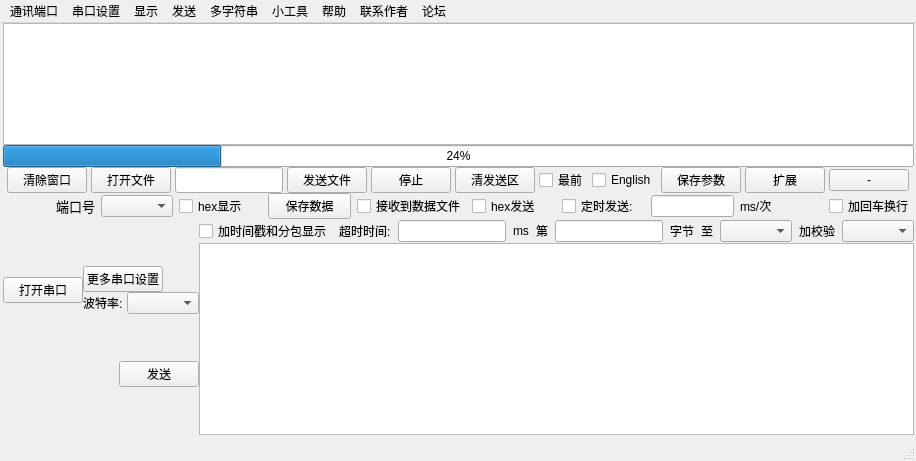
<?xml version="1.0" encoding="UTF-8"?>
<ui version="4.0">
 <class>MainWindow</class>
 <widget class="QMainWindow" name="MainWindow">
  <property name="geometry">
   <rect>
    <x>0</x>
    <y>0</y>
    <width>916</width>
    <height>461</height>
   </rect>
  </property>
  <property name="windowTitle">
   <string>sscom</string>
  </property>
  <widget class="QWidget" name="centralwidget">
   <layout class="QGridLayout" name="gridLayout" rowstretch="7,0,0">
    <property name="leftMargin">
     <number>3</number>
    </property>
    <property name="topMargin">
     <number>0</number>
    </property>
    <property name="rightMargin">
     <number>2</number>
    </property>
    <property name="bottomMargin">
     <number>4</number>
    </property>
    <property name="spacing">
     <number>0</number>
    </property>
    <item row="2" column="0">
     <layout class="QVBoxLayout" name="verticalLayout_5" stretch="7,0">
      <property name="sizeConstraint">
       <enum>QLayout::SetFixedSize</enum>
      </property>
      <item>
       <layout class="QVBoxLayout" name="verticalLayout">
        <item>
         <layout class="QHBoxLayout" name="horizontalLayout">
          <item>
           <widget class="QPushButton" name="clearwin">
            <property name="sizePolicy">
             <sizepolicy hsizetype="Maximum" vsizetype="Fixed">
              <horstretch>0</horstretch>
              <verstretch>0</verstretch>
             </sizepolicy>
            </property>
            <property name="text">
             <string>清除窗口</string>
            </property>
           </widget>
          </item>
          <item>
           <widget class="QPushButton" name="openfile">
            <property name="sizePolicy">
             <sizepolicy hsizetype="Maximum" vsizetype="Fixed">
              <horstretch>0</horstretch>
              <verstretch>0</verstretch>
             </sizepolicy>
            </property>
            <property name="text">
             <string>打开文件</string>
            </property>
           </widget>
          </item>
          <item>
           <widget class="QLineEdit" name="file">
            <property name="sizePolicy">
             <sizepolicy hsizetype="Fixed" vsizetype="Preferred">
              <horstretch>30</horstretch>
              <verstretch>0</verstretch>
             </sizepolicy>
            </property>
           </widget>
          </item>
          <item>
           <widget class="QPushButton" name="sendfile">
            <property name="sizePolicy">
             <sizepolicy hsizetype="Maximum" vsizetype="Fixed">
              <horstretch>0</horstretch>
              <verstretch>0</verstretch>
             </sizepolicy>
            </property>
            <property name="text">
             <string>发送文件</string>
            </property>
           </widget>
          </item>
          <item>
           <widget class="QPushButton" name="stopsend">
            <property name="sizePolicy">
             <sizepolicy hsizetype="Maximum" vsizetype="Fixed">
              <horstretch>0</horstretch>
              <verstretch>0</verstretch>
             </sizepolicy>
            </property>
            <property name="text">
             <string>停止</string>
            </property>
           </widget>
          </item>
          <item>
           <widget class="QPushButton" name="clearsend">
            <property name="sizePolicy">
             <sizepolicy hsizetype="Fixed" vsizetype="Fixed">
              <horstretch>0</horstretch>
              <verstretch>0</verstretch>
             </sizepolicy>
            </property>
            <property name="text">
             <string>清发送区</string>
            </property>
           </widget>
          </item>
          <item>
           <widget class="QCheckBox" name="zuiqian">
            <property name="sizePolicy">
             <sizepolicy hsizetype="Fixed" vsizetype="Fixed">
              <horstretch>0</horstretch>
              <verstretch>0</verstretch>
             </sizepolicy>
            </property>
            <property name="text">
             <string>最前</string>
            </property>
           </widget>
          </item>
          <item>
           <widget class="QCheckBox" name="english">
            <property name="sizePolicy">
             <sizepolicy hsizetype="Fixed" vsizetype="Fixed">
              <horstretch>0</horstretch>
              <verstretch>0</verstretch>
             </sizepolicy>
            </property>
            <property name="text">
             <string>English</string>
            </property>
           </widget>
          </item>
          <item>
           <widget class="QPushButton" name="save">
            <property name="sizePolicy">
             <sizepolicy hsizetype="Fixed" vsizetype="Fixed">
              <horstretch>0</horstretch>
              <verstretch>0</verstretch>
             </sizepolicy>
            </property>
            <property name="text">
             <string>保存参数</string>
            </property>
           </widget>
          </item>
          <item>
           <widget class="QPushButton" name="expand">
            <property name="sizePolicy">
             <sizepolicy hsizetype="Fixed" vsizetype="Fixed">
              <horstretch>0</horstretch>
              <verstretch>0</verstretch>
             </sizepolicy>
            </property>
            <property name="text">
             <string>扩展</string>
            </property>
           </widget>
          </item>
          <item>
           <widget class="QPushButton" name="hide">
            <property name="sizePolicy">
             <sizepolicy hsizetype="Fixed" vsizetype="Fixed">
              <horstretch>0</horstretch>
              <verstretch>0</verstretch>
             </sizepolicy>
            </property>
            <property name="text">
             <string>-</string>
            </property>
           </widget>
          </item>
         </layout>
        </item>
        <item>
         <layout class="QHBoxLayout" name="horizontalLayout_2">
          <property name="spacing">
           <number>6</number>
          </property>
          <property name="leftMargin">
           <number>9</number>
          </property>
          <property name="topMargin">
           <number>0</number>
          </property>
          <property name="rightMargin">
           <number>0</number>
          </property>
          <property name="bottomMargin">
           <number>0</number>
          </property>
          <item>
           <widget class="QLabel" name="label">
            <property name="text">
             <string>&lt;html&gt;&lt;head/&gt;&lt;body&gt;&lt;p align=&quot;right&quot;&gt;&lt;span style=&quot; font-size:10pt;&quot;&gt;端口号&lt;/span&gt;&lt;/p&gt;&lt;/body&gt;&lt;/html&gt;</string>
            </property>
           </widget>
          </item>
          <item>
           <widget class="QComboBox" name="portbox">
            <property name="sizePolicy">
             <sizepolicy hsizetype="Fixed" vsizetype="Fixed">
              <horstretch>0</horstretch>
              <verstretch>0</verstretch>
             </sizepolicy>
            </property>
           </widget>
          </item>
          <item>
           <widget class="QCheckBox" name="hexshow">
            <property name="text">
             <string>hex显示</string>
            </property>
           </widget>
          </item>
          <item>
           <widget class="QPushButton" name="savedata">
            <property name="text">
             <string>保存数据</string>
            </property>
           </widget>
          </item>
          <item>
           <widget class="QCheckBox" name="rdatafile">
            <property name="text">
             <string>接收到数据文件</string>
            </property>
           </widget>
          </item>
          <item>
           <widget class="QCheckBox" name="hexsend">
            <property name="text">
             <string>hex发送</string>
            </property>
           </widget>
          </item>
          <item>
           <widget class="QCheckBox" name="yontimesend">
            <property name="text">
             <string>定时发送:</string>
            </property>
           </widget>
          </item>
          <item>
           <widget class="QLineEdit" name="timesend">
            <property name="sizePolicy">
             <sizepolicy hsizetype="Ignored" vsizetype="Fixed">
              <horstretch>0</horstretch>
              <verstretch>0</verstretch>
             </sizepolicy>
            </property>
           </widget>
          </item>
          <item>
           <widget class="QLabel" name="label_2">
            <property name="text">
             <string>ms/次</string>
            </property>
           </widget>
          </item>
          <item>
           <widget class="QCheckBox" name="enterchange">
            <property name="text">
             <string>加回车换行</string>
            </property>
           </widget>
          </item>
         </layout>
        </item>
       </layout>
      </item>
      <item>
       <layout class="QHBoxLayout" name="horizontalLayout_7">
        <item>
         <layout class="QVBoxLayout" name="verticalLayout_3">
          <item>
           <layout class="QHBoxLayout" name="horizontalLayout_4">
            <item>
             <widget class="QPushButton" name="openserialbtn">
              <property name="sizePolicy">
               <sizepolicy hsizetype="Maximum" vsizetype="Fixed">
                <horstretch>0</horstretch>
                <verstretch>0</verstretch>
               </sizepolicy>
              </property>
              <property name="text">
               <string>打开串口</string>
              </property>
             </widget>
            </item>
            <item>
             <layout class="QVBoxLayout" name="verticalLayout_2">
              <item>
               <widget class="QPushButton" name="moreset">
                <property name="sizePolicy">
                 <sizepolicy hsizetype="Fixed" vsizetype="Fixed">
                  <horstretch>0</horstretch>
                  <verstretch>0</verstretch>
                 </sizepolicy>
                </property>
                <property name="text">
                 <string>更多串口设置</string>
                </property>
               </widget>
              </item>
              <item>
               <layout class="QHBoxLayout" name="horizontalLayout_3">
                <item>
                 <widget class="QLabel" name="label_3">
                  <property name="text">
                   <string>波特率:</string>
                  </property>
                 </widget>
                </item>
                <item>
                 <widget class="QComboBox" name="choosebit">
                  <property name="sizePolicy">
                   <sizepolicy hsizetype="Fixed" vsizetype="Fixed">
                    <horstretch>0</horstretch>
                    <verstretch>0</verstretch>
                   </sizepolicy>
                  </property>
                 </widget>
                </item>
               </layout>
              </item>
             </layout>
            </item>
           </layout>
          </item>
          <item>
           <layout class="QHBoxLayout" name="horizontalLayout_5">
            <item>
             <spacer name="horizontalSpacer">
              <property name="orientation">
               <enum>Qt::Horizontal</enum>
              </property>
              <property name="sizeHint" stdset="0">
               <size>
                <width>40</width>
                <height>20</height>
               </size>
              </property>
             </spacer>
            </item>
            <item>
             <widget class="QPushButton" name="sendbtn">
              <property name="text">
               <string>发送</string>
              </property>
             </widget>
            </item>
           </layout>
          </item>
         </layout>
        </item>
        <item>
         <layout class="QVBoxLayout" name="verticalLayout_4">
          <item>
           <layout class="QHBoxLayout" name="horizontalLayout_6">
            <property name="spacing">
             <number>7</number>
            </property>
            <item>
             <widget class="QCheckBox" name="timepackage">
              <property name="text">
               <string>加时间戳和分包显示</string>
              </property>
             </widget>
            </item>
            <item>
             <widget class="QLabel" name="label_4">
              <property name="text">
               <string>超时时间:</string>
              </property>
             </widget>
            </item>
            <item>
             <widget class="QLineEdit" name="latetime"/>
            </item>
            <item>
             <widget class="QLabel" name="label_5">
              <property name="text">
               <string>ms</string>
              </property>
             </widget>
            </item>
            <item>
             <widget class="QLabel" name="label_6">
              <property name="text">
               <string>第</string>
              </property>
             </widget>
            </item>
            <item>
             <widget class="QLineEdit" name="whatbit"/>
            </item>
            <item>
             <widget class="QLabel" name="label_7">
              <property name="text">
               <string>字节</string>
              </property>
             </widget>
            </item>
            <item>
             <widget class="QLabel" name="label_8">
              <property name="text">
               <string>至</string>
              </property>
             </widget>
            </item>
            <item>
             <widget class="QComboBox" name="comboBox_3"/>
            </item>
            <item>
             <widget class="QLabel" name="label_9">
              <property name="text">
               <string>加校验</string>
              </property>
             </widget>
            </item>
            <item>
             <widget class="QComboBox" name="chooseexam"/>
            </item>
           </layout>
          </item>
          <item>
           <widget class="QTextEdit" name="sendedit">
            <property name="sizePolicy">
             <sizepolicy hsizetype="Minimum" vsizetype="Preferred">
              <horstretch>0</horstretch>
              <verstretch>0</verstretch>
             </sizepolicy>
            </property>
           </widget>
          </item>
         </layout>
        </item>
       </layout>
      </item>
     </layout>
    </item>
    <item row="0" column="0">
     <widget class="QTextEdit" name="receiveedit"/>
    </item>
    <item row="1" column="0">
     <widget class="QProgressBar" name="progressBar">
      <property name="value">
       <number>24</number>
      </property>
     </widget>
    </item>
   </layout>
  </widget>
  <widget class="QMenuBar" name="menubar">
   <property name="geometry">
    <rect>
     <x>0</x>
     <y>0</y>
     <width>916</width>
     <height>23</height>
    </rect>
   </property>
   <widget class="QMenu" name="menutxdk">
    <property name="title">
     <string>通讯端口</string>
    </property>
    <addaction name="action"/>
    <addaction name="separator"/>
    <addaction name="actionTcp_clinet"/>
    <addaction name="actionTcp_server"/>
    <addaction name="actionUDP"/>
    <addaction name="separator"/>
    <addaction name="actionCOM1"/>
   </widget>
   <widget class="QMenu" name="menu">
    <property name="title">
     <string>串口设置</string>
    </property>
    <addaction name="action_4"/>
    <addaction name="separator"/>
    <addaction name="action_6"/>
   </widget>
   <widget class="QMenu" name="menu_2">
    <property name="title">
     <string>显示</string>
    </property>
    <widget class="QMenu" name="menu_8">
     <property name="title">
      <string>显示缓冲上限</string>
     </property>
     <addaction name="action200K"/>
     <addaction name="action500K"/>
     <addaction name="action1M"/>
     <addaction name="action2M"/>
     <addaction name="action5M"/>
    </widget>
    <addaction name="action_7"/>
    <addaction name="action_8"/>
    <addaction name="separator"/>
    <addaction name="menu_8"/>
    <addaction name="separator"/>
    <addaction name="action_12"/>
   </widget>
   <widget class="QMenu" name="menu_3">
    <property name="title">
     <string>发送</string>
    </property>
    <widget class="QMenu" name="menu_9">
     <property name="title">
      <string>终端仿真设置</string>
     </property>
     <addaction name="action_5"/>
     <addaction name="separator"/>
     <addaction name="action_10"/>
     <addaction name="action_11"/>
     <addaction name="separator"/>
     <addaction name="action_0x0d_0x0a"/>
    </widget>
    <widget class="QMenu" name="menu_10">
     <property name="title">
      <string>发送文件延时设置</string>
     </property>
     <addaction name="action_18"/>
     <addaction name="action_256_1ms"/>
     <addaction name="action_256_100ms"/>
    </widget>
    <addaction name="menu_9"/>
    <addaction name="separator"/>
    <addaction name="menu_10"/>
    <addaction name="separator"/>
    <addaction name="action_20"/>
   </widget>
   <widget class="QMenu" name="menudzfc">
    <property name="title">
     <string>多字符串</string>
    </property>
   </widget>
   <widget class="QMenu" name="menu_4">
    <property name="title">
     <string>小工具</string>
    </property>
   </widget>
   <widget class="QMenu" name="menu_5">
    <property name="title">
     <string>帮助</string>
    </property>
   </widget>
   <widget class="QMenu" name="menu_6">
    <property name="title">
     <string>联系作者</string>
    </property>
   </widget>
   <widget class="QMenu" name="menu_7">
    <property name="title">
     <string>论坛</string>
    </property>
   </widget>
   <addaction name="menutxdk"/>
   <addaction name="menu"/>
   <addaction name="menu_2"/>
   <addaction name="menu_3"/>
   <addaction name="menudzfc"/>
   <addaction name="menu_4"/>
   <addaction name="menu_5"/>
   <addaction name="menu_6"/>
   <addaction name="menu_7"/>
  </widget>
  <widget class="QStatusBar" name="statusbar"/>
  <action name="action">
   <property name="text">
    <string>刷新串口列表</string>
   </property>
  </action>
  <action name="actionTcp_clinet">
   <property name="text">
    <string>TcpClinet</string>
   </property>
  </action>
  <action name="actionTcp_server">
   <property name="text">
    <string>TcpServer</string>
   </property>
  </action>
  <action name="actionUDP">
   <property name="text">
    <string>UDP</string>
   </property>
  </action>
  <action name="actionCOM1">
   <property name="text">
    <string>COM1通讯端口</string>
   </property>
  </action>
  <action name="action_4">
   <property name="text">
    <string>打开串口设置</string>
   </property>
  </action>
  <action name="action_6">
   <property name="text">
    <string>帮助</string>
   </property>
  </action>
  <action name="action_7">
   <property name="text">
    <string>字体/颜色/大小/...</string>
   </property>
  </action>
  <action name="action_8">
   <property name="text">
    <string>背景颜色</string>
   </property>
  </action>
  <action name="action200K">
   <property name="text">
    <string>200K</string>
   </property>
  </action>
  <action name="action500K">
   <property name="text">
    <string>500K</string>
   </property>
  </action>
  <action name="action1M">
   <property name="text">
    <string>1M</string>
   </property>
  </action>
  <action name="action2M">
   <property name="text">
    <string>2M</string>
   </property>
  </action>
  <action name="action5M">
   <property name="text">
    <string>5M</string>
   </property>
  </action>
  <action name="action_12">
   <property name="text">
    <string>帮助</string>
   </property>
  </action>
  <action name="action_5">
   <property name="text">
    <string>回车后发送输入行（带回显）</string>
   </property>
  </action>
  <action name="action_10">
   <property name="text">
    <string>按键立即发送该键值</string>
   </property>
  </action>
  <action name="action_11">
   <property name="text">
    <string>本地回显按键值</string>
   </property>
  </action>
  <action name="action_0x0d_0x0a">
   <property name="text">
    <string>发送回车0x0d后，自动加上换行符0x0a</string>
   </property>
  </action>
  <action name="action_14">
   <property name="text">
    <string>发送文件延时设置</string>
   </property>
  </action>
  <action name="action_18">
   <property name="text">
    <string>连续发送</string>
   </property>
  </action>
  <action name="action_256_1ms">
   <property name="text">
    <string>每次发送256字节延时50ms</string>
   </property>
  </action>
  <action name="action_256_100ms">
   <property name="text">
    <string>每次发送256字节延时100ms</string>
   </property>
  </action>
  <action name="action_20">
   <property name="text">
    <string>帮助</string>
   </property>
  </action>
 </widget>
 <resources/>
 <connections/>
</ui>
